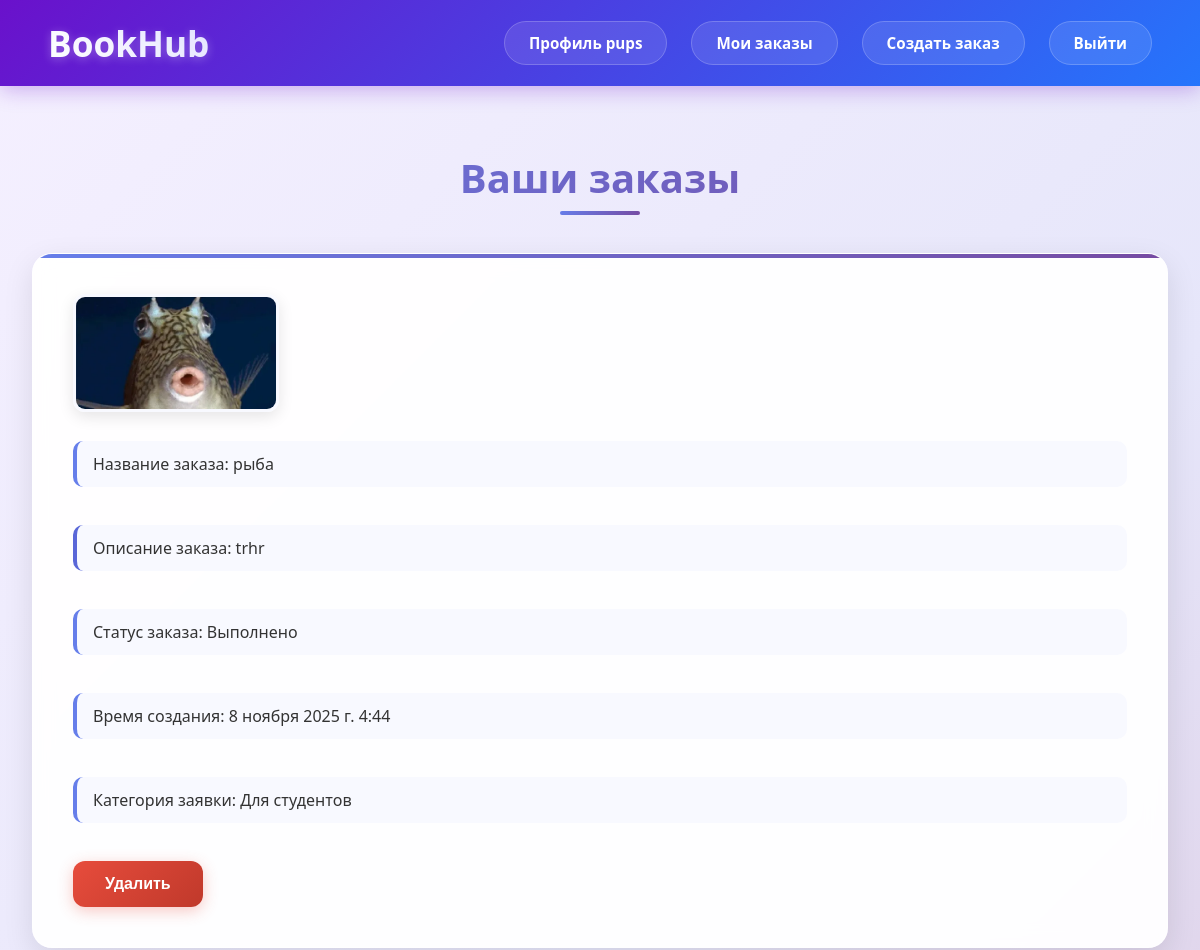
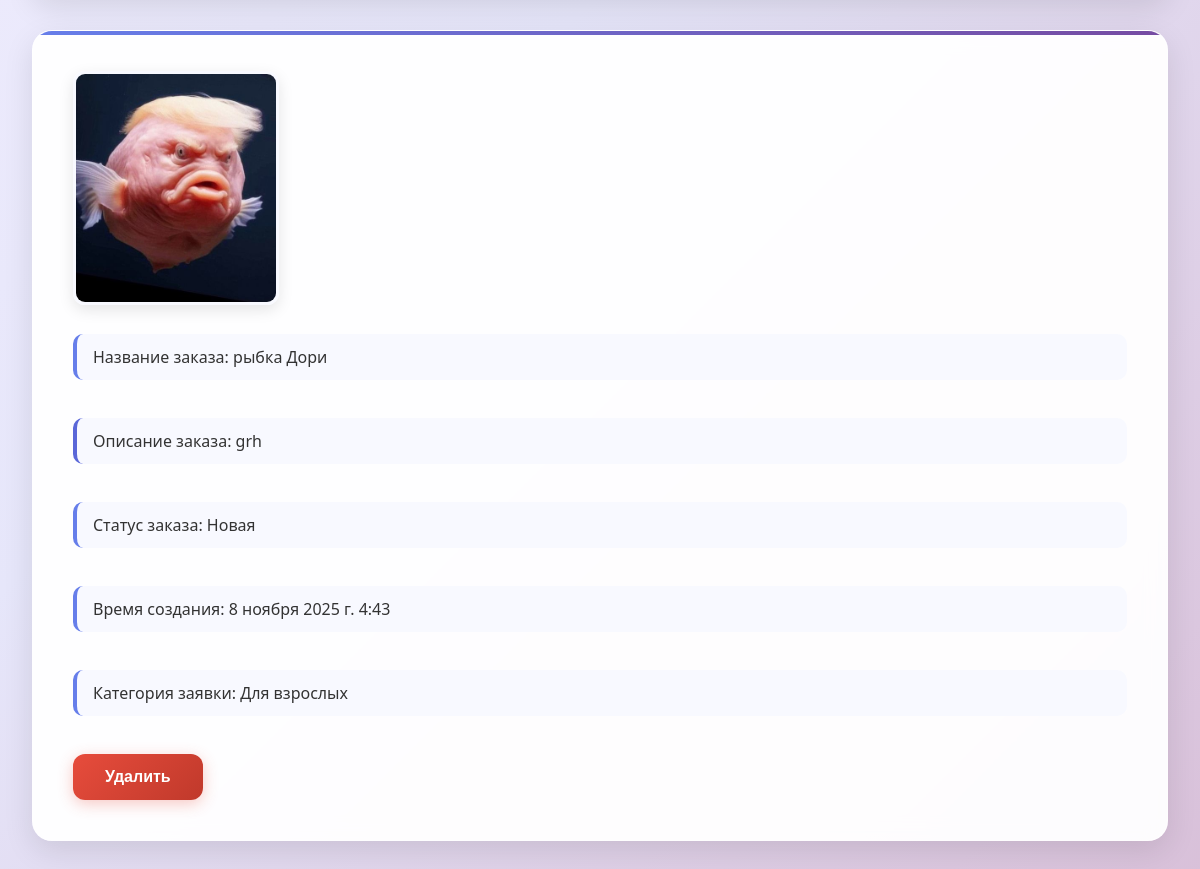
The page /order/list/ (signed in) on the database as committed earlier (2 pictures, top to bottom).
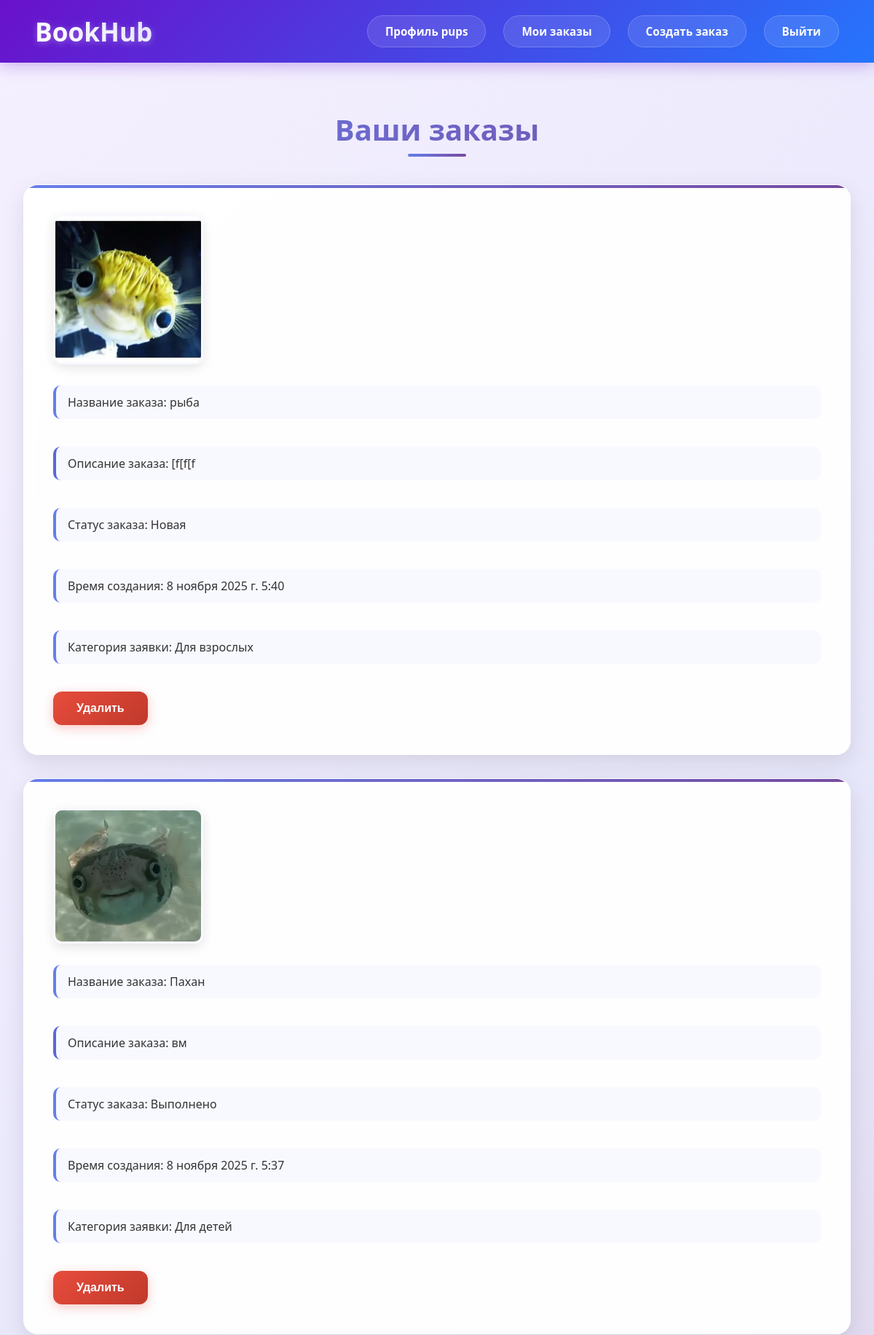
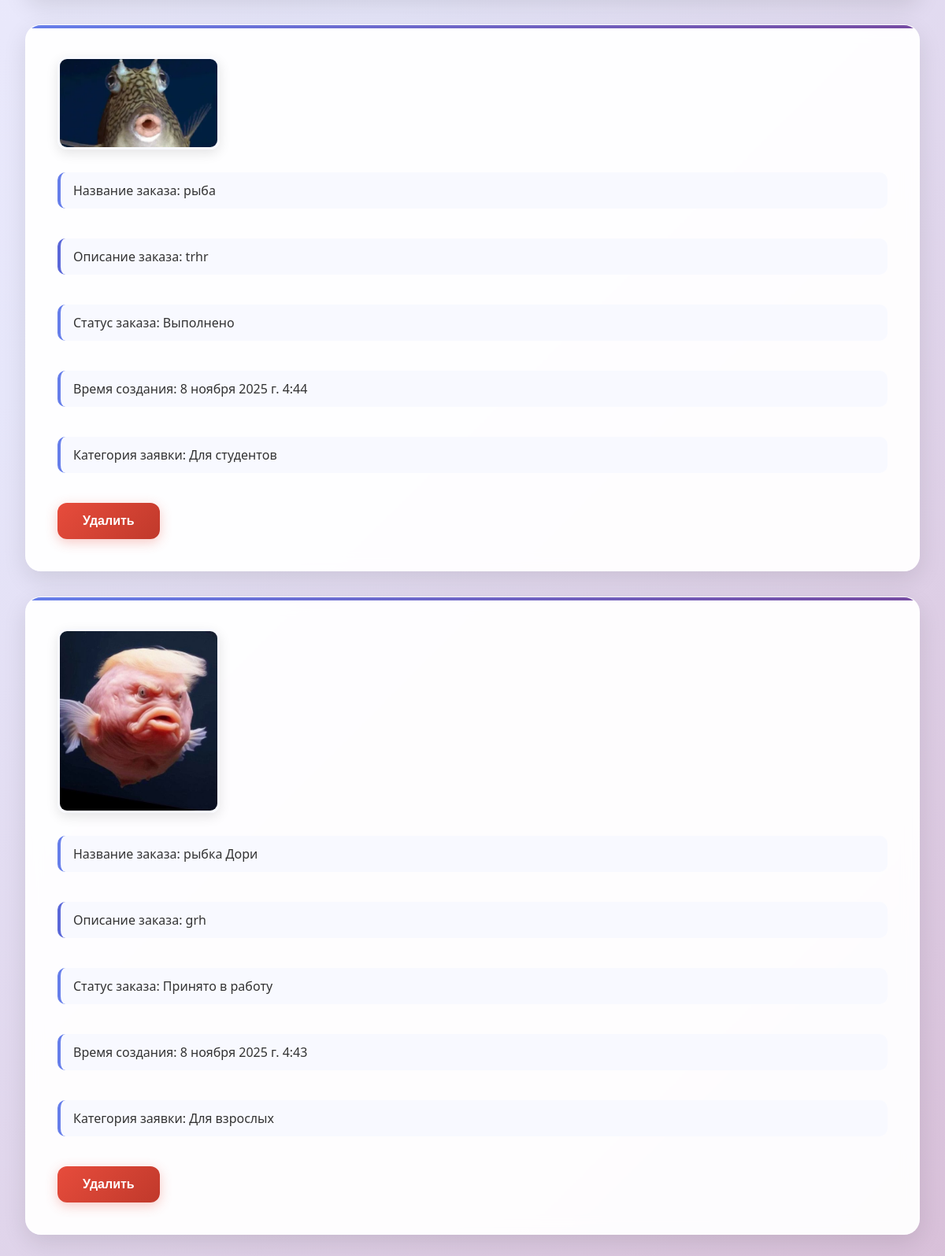
The same page on the database as committed later (2 pictures, top to bottom).
### design/models.py (models this page shows, shortened)
class CustomUser(AbstractUser):
    username = models.CharField(max_length=100, verbose_name='Имя пользователя', unique=True)
    email = models.EmailField(max_length=100, verbose_name='Email', unique=True)
    consent_data = models.BooleanField("Согласие на обработку данных", default=False)
    EMAIL_FIELD = 'email'
    USERNAME_FIELD = 'username'

### orders/models.py (models this page shows, shortened)
class Order(models.Model):
    class ChoicesStatus(models.TextChoices):
        NEW = 'Новая', "Новая"
        ACCEPT = 'Принято в работу', 'Принято в работу'
        DONE = 'Выполнено', 'Выполнено'
    class ChoicesDesign(models.TextChoices):
        for_children = 'Для детей', "Для детей"
        for_teenagers = 'Для подростков', 'Для подростков'
        for_students = 'Для студентов', 'Для студентов'
        for_adults = 'Для взрослых', 'Для взрослых'
        for_pensioners = 'Для пенсионеров', 'Для пенсионеров'
    title = models.CharField(max_length=100,verbose_name='Название')
    description = models.TextField(verbose_name='Описание')
    status = models.CharField(max_length=50, choices=ChoicesStatus.choices, default=ChoicesStatus.NEW, verbose_name='Статус заказа')
    photo = models.ImageField('Изображение категории', upload_to='image/', default=None, null=True)
    user = models.ForeignKey(get_user_model(), on_delete=models.CASCADE, related_name='orders')
    time_create = models.DateTimeField(auto_now_add=True, verbose_name="Время создания")
    category = models.CharField(max_length=50, choices=ChoicesDesign.choices,verbose_name='Категория книг',default=ChoicesDesign.for_children)
    objects = models.Manager()
    class Meta:
        verbose_name = 'Заказы'
        verbose_name_plural = 'Заказы'
        ordering = ['-time_create']
        indexes = [
            models.Index(fields=['-time_create'])
        ]

### orders/views.py (the view)
# urls.py: path('list/', views.OrderListView.as_view(), name='list'),
class OrderListView(LoginRequiredMixin, ListView):
    model = Order
    template_name = 'orders/order_list.html'  # шаблон для отображения списка
    context_object_name = 'orders'
    def get_queryset(self):
        return Order.objects.filter(user=self.request.user)

### orders/templates/orders/order_list.html (shortened to what this page needs)
{% extends 'base_generic.html' %}
{% block content %}
  <div class="orders-container">
    <h2>Ваши заказы</h2>
    {% for order in orders %}
      <div class="order-item">
        <img src="{{ order.photo.url }}" alt="Фото заявки" style="max-width: 200px;"><br>
        <span>Название заказа: {{ order.title }}</span><br>
        <span>Описание заказа: {{ order.description }}</span><br>
        <span>Статус заказа: {{ order.status  }}</span><br>
        <span>Время создания: {{ order.time_create }}</span><br>
        <span>Категория заявки: {{order.category}}</span><br>
        <form action="{% url 'order:delete' order.pk %}" method="post" style="display:inline;">
          <button type="submit"  class="btn btn-primary" >Удалить</button>
        </form>
      </div>
    {% endfor %}
  </div>
{% endblock %}

### design/templates/base_generic.html (shortened to what this page needs)
{% load static %}
<!DOCTYPE html>
<html lang="ru">
<head>
    <link rel="stylesheet" href="{% static 'css/style.css' %}"/>
</head>
<body>
    <nav class="navbar">
        <a class="logo" href="{% url 'index' %}">BookHub</a>
        <ul class="nav-links">
            {% if user.is_authenticated %}
              <li><a href="{% url 'profile' %}">Профиль {{ user.username }}</a></li>
              <li><a href="{% url 'order:list' %}">Мои заказы</a></li>
              <li><a href="{% url 'order:create' %}">Создать заказ</a></li>
              <li><a href="{% url 'logout' %}"
          onclick="event.preventDefault(); document.getElementById('logout-form').submit();">Выйти</a>
            </li>
            {% else %}
                <li><a href="{% url 'login' %}">Войти</a></li>
                <li><a href="{% url 'register' %}">Регистрация</a></li>
            {% endif %}
        </ul>
    </nav>
    <main class="main-content">
        <div class="container">
            {% block content %}
            {% endblock %}
        </div>
    </main>
</body>
</html>

### design/static/css/base_generic.css (style rules this page uses)
* { margin: 0; padding: 0; }
body { font-family: 'Segoe UI', Tahoma, Geneva, Verdana, sans-serif; color: #333; background: linear-gradient(135deg, #f5f0ff 0%, #e6e6fa 50%, #d8bfd8 100%); }
a { text-decoration: none; color: inherit; transition: all 0.3s cubic-bezier(0.4, 0, 0.2, 1); }
.navbar { display: flex; justify-content: space-between; align-items: center; padding: 1.2rem 3rem; background: linear-gradient(135deg, #6a11cb 0%, #2575fc 100%); box-shadow: 0 4px 20px rgba(106, 17, 203, 0.3); position: sticky; top: 0; z-index: 1000; backdrop-filter: blur(10px); }
.logo { font-size: 2.2rem; font-weight: 800; color: white; text-decoration: none; background: linear-gradient(45deg, #fff, #e0e0ff); -webkit-background-clip: text; -webkit-text-fill-color: transparent; background-clip: text; text-shadow: 0 2px 10px rgba(255, 255, 255, 0.3); }
.nav-links { display: flex; list-style: none; gap: 1.5rem; align-items: center; }
.nav-links li { position: relative; }
.nav-links a { color: white; padding: 0.7rem 1.5rem; border-radius: 50px; font-weight: 600; font-size: 0.95rem; transition: all 0.3s ease; background: rgba(255, 255, 255, 0.1); backdrop-filter: blur(10px); border: 1px solid rgba(255, 255, 255, 0.2); }
.btn { display: inline-block; padding: 1rem 2rem; border: none; border-radius: 50px; cursor: pointer; font-weight: 600; text-align: center; transition: all 0.3s cubic-bezier(0.4, 0, 0.2, 1); font-size: 1rem; }
.btn-primary { background: linear-gradient(135deg, #6a11cb 0%, #2575fc 100%); color: white; box-shadow: 0 4px 15px rgba(106, 17, 203, 0.4); }
.navbar, .main-content { animation: fadeInUp 0.8s ease-out; }
.nav-links li::before { content: ''; position: absolute; bottom: -5px; left: 50%; width: 0; height: 2px; background: linear-gradient(90deg, transparent, #fff, transparent); transition: all 0.3s ease; transform: translateX(-50%); }

### design/static/css/list_tags.css (style rules this page uses)
.orders-container { max-width: 1200px; margin: 2rem auto; padding: 2rem; animation: fadeInUp 0.8s ease-out; }
.orders-container h2 { text-align: center; margin-bottom: 3rem; color: #333; font-size: 2.5rem; font-weight: 700; background: linear-gradient(135deg, #667eea, #764ba2); -webkit-background-clip: text; -webkit-text-fill-color: transparent; background-clip: text; position: relative; }
.orders-container h2::after { content: ''; position: absolute; bottom: -10px; left: 50%; transform: translateX(-50%); width: 80px; height: 4px; background: linear-gradient(135deg, #667eea, #764ba2); border-radius: 2px; }
.order-item { background: rgba(255, 255, 255, 0.95); border-radius: 20px; padding: 2.5rem; margin-bottom: 2rem; box-shadow: 0 10px 30px rgba(0, 0, 0, 0.1); backdrop-filter: blur(10px); border: 1px solid rgba(255, 255, 255, 0.3); transition: all 0.3s ease; position: relative; overflow: hidden; }
.order-item::before { content: ''; position: absolute; top: 0; left: 0; right: 0; height: 4px; background: linear-gradient(135deg, #667eea, #764ba2); }
.order-item img { border-radius: 12px; box-shadow: 0 5px 15px rgba(0, 0, 0, 0.1); margin-bottom: 1.5rem; transition: transform 0.3s ease; border: 3px solid #f8f9ff; }
.order-item span { display: block; margin-bottom: 1rem; padding: 0.75rem 1rem; background: #f8f9ff; border-radius: 10px; border-left: 4px solid #667eea; font-size: 1rem; transition: all 0.3s ease; }
.order-item span:nth-child(5) { border-left-color: #5a67d8; }
.order-item form { margin-top: 1.5rem; text-align: right; }
.order-item button { background: linear-gradient(135deg, #e74c3c, #c0392b); color: white; border: none; padding: 0.875rem 2rem; border-radius: 12px; font-size: 1rem; font-weight: 600; cursor: pointer; transition: all 0.3s ease; box-shadow: 0 4px 15px rgba(231, 76, 60, 0.3); }
.order-item { animation: slideIn 0.6s ease-out; }
.order-item:nth-child(odd) { animation-delay: 0.1s; }
.order-item:nth-child(even) { animation-delay: 0.2s; }
.order-item::after { content: ''; position: absolute; top: -50%; right: -50%; width: 150px; height: 150px; background: radial-gradient(circle, rgba(102, 126, 234, 0.05) 0%, transparent 70%); border-radius: 50%; z-index: 0; }

Rows that differ between the two databases and show on the page:
added Order: photo (picture), title "рыба", description "[f[f[f", status "Новая", time_create "8 ноября 2025 г. 5:40", category "Для взрослых"
added Order: photo (picture), title "Пахан", description "вм", status "Выполнено", time_create "8 ноября 2025 г. 5:37", category "Для детей"
changed Order "рыбка Дори": status "Новая" → "Принято в работу"
